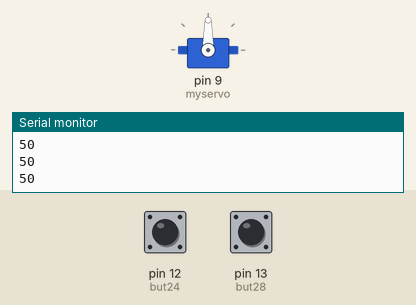
A sketch run on a simulated Arduino Uno, built with avr-gcc and run on an emulated ATmega328P. Shown: servo, the last lines printed to the serial monitor. The test bench sets the inputs (shaded band); at power-on: pin 12 (but24) LOW, pin 13 (but28) LOW.

Above: at 1.2 s.
1.3 s: pin 12 (but24) pulled HIGH for 0.15 s
At 2.5 s:
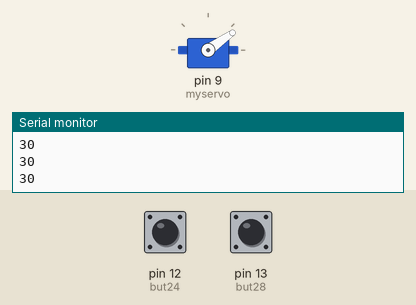
2.9 s: pin 13 (but28) pulled HIGH for 1 s
At 4.1 s:
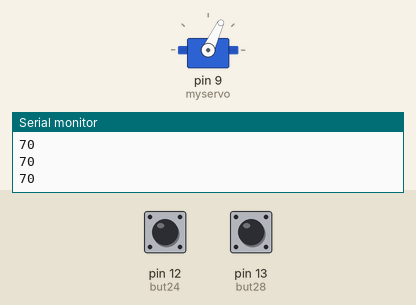
5.4 s: pin 12 (but24) pulled HIGH for 1 s
At 6.0 s:
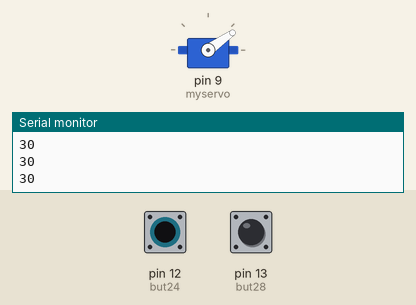
7.9 s: pin 13 (but28) pulled HIGH for 0.15 s
At 8.4 s:
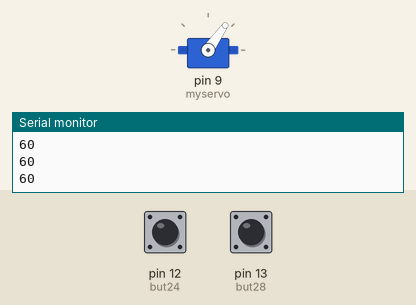
Timing chart, 0 to 10.5 s (numbered marks = the images above; inputs shaded):
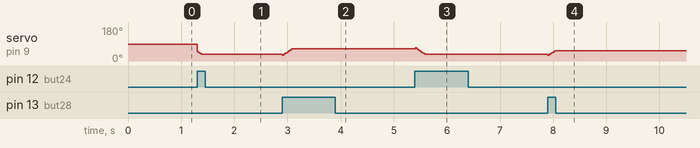

Measured:
- after the input at 1.3 s, servo on pin 9 (myservo): 90° → 35° at once
- after the input at 2.9 s, servo on pin 9 (myservo): 35° → 65° at once
- after the input at 5.4 s, servo on pin 9 (myservo): 65° → 35° at once
- after the input at 7.9 s, servo on pin 9 (myservo): 35° → 55° at once

The sketch:

servo_code_v2.ino
```cpp
#include <Servo.h>

Servo myservo;  // create servo object to control a servo
// twelve servo objects can be created on most boards
int pos = 50;
int but24 = 12;
int but28 = 13;


void setup() {
  myservo.attach(9);  // attaches the servo on pin 9 to the servo object
  pinMode(but24, INPUT);
  pinMode(but28, INPUT);
  Serial.begin(9600);
}

void loop() {
  if (digitalRead(but24) && pos > 30) {
    myservo.write(pos);
    pos -= 5;
    delay(25);
  }

  else if (digitalRead(but28) && pos < 70) {
    myservo.write(pos);
    pos += 5;
    delay(25);
  }
  Serial.println(pos);

}
```
